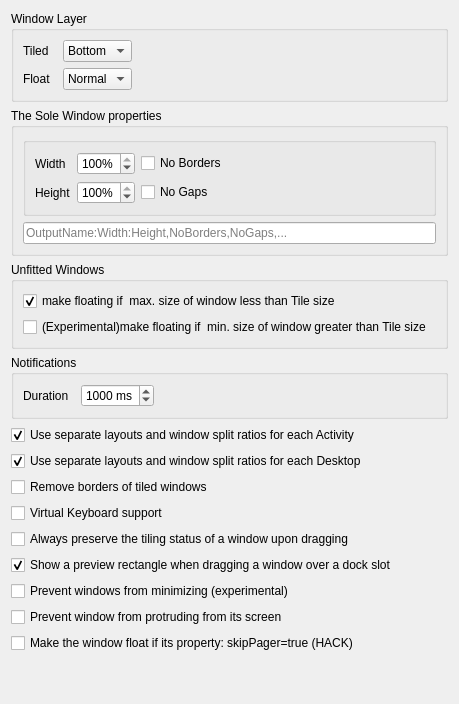
     <widget class="QWidget" name="_7_optionsTab">
      <attribute name="title">
       <string>Options</string>
      </attribute>
      <layout class="QVBoxLayout" name="verticalLayout">
       <item>
        <widget class="QGroupBox" name="GB_1_windowLayer">
         <property name="title">
          <string>Window Layer</string>
         </property>
         <layout class="QGridLayout" name="gridLayout_9">
          <item row="0" column="0" alignment="Qt::AlignmentFlag::AlignLeft">
           <widget class="QLabel" name="label_13">
            <property name="text">
             <string>Tiled</string>
            </property>
           </widget>
          </item>
          <item row="0" column="1">
           <widget class="QComboBox" name="kcfg_tiledWindowsLayer">
            <item>
             <property name="text">
              <string>Bottom</string>
             </property>
            </item>
            <item>
             <property name="text">
              <string>Normal</string>
             </property>
            </item>
            <item>
             <property name="text">
              <string>Above</string>
             </property>
            </item>
           </widget>
          </item>
          <item row="0" column="2">
           <spacer name="horizontalSpacer_2">
            <property name="orientation">
             <enum>Qt::Orientation::Horizontal</enum>
            </property>
            <property name="sizeHint" stdset="0">
             <size>
              <width>40</width>
              <height>20</height>
             </size>
            </property>
           </spacer>
          </item>
          <item row="1" column="0">
           <widget class="QLabel" name="label_14">
            <property name="text">
             <string>Float  </string>
            </property>
           </widget>
          </item>
          <item row="1" column="1">
           <widget class="QComboBox" name="kcfg_floatedWindowsLayer">
            <property name="currentIndex">
             <number>1</number>
            </property>
            <item>
             <property name="text">
              <string>Bottom</string>
             </property>
            </item>
            <item>
             <property name="text">
              <string>Normal</string>
             </property>
            </item>
            <item>
             <property name="text">
              <string>Above</string>
             </property>
            </item>
           </widget>
          </item>
         </layout>
        </widget>
       </item>
       <item>
        <widget class="QGroupBox" name="groupBox_4">
         <property name="title">
          <string>The Sole Window properties</string>
         </property>
         <layout class="QVBoxLayout" name="verticalLayout_17">
          <item>
           <widget class="QGroupBox" name="GB_2_soleWindowsProps">
            <property name="enabled">
             <bool>true</bool>
            </property>
            <property name="title">
             <string/>
            </property>
            <property name="flat">
             <bool>true</bool>
            </property>
            <layout class="QGridLayout" name="gridLayout_10">
             <item row="0" column="2">
              <widget class="QCheckBox" name="kcfg_soleWindowNoBorders">
               <property name="text">
                <string>No Borders</string>
               </property>
              </widget>
             </item>
             <item row="1" column="2">
              <widget class="QCheckBox" name="kcfg_soleWindowNoGaps">
               <property name="text">
                <string>No Gaps</string>
               </property>
              </widget>
             </item>
             <item row="1" column="0">
              <widget class="QLabel" name="label_16">
               <property name="text">
                <string>Height</string>
               </property>
              </widget>
             </item>
             <item row="0" column="3">
              <spacer name="horizontalSpacer_3">
               <property name="orientation">
                <enum>Qt::Orientation::Horizontal</enum>
               </property>
               <property name="sizeHint" stdset="0">
                <size>
                 <width>40</width>
                 <height>20</height>
                </size>
               </property>
              </spacer>
             </item>
             <item row="0" column="1" alignment="Qt::AlignmentFlag::AlignHCenter|Qt::AlignmentFlag::AlignVCenter">
              <widget class="QSpinBox" name="kcfg_soleWindowWidth">
               <property name="suffix">
                <string>%</string>
               </property>
               <property name="minimum">
                <number>1</number>
               </property>
               <property name="maximum">
                <number>100</number>
               </property>
               <property name="value">
                <number>100</number>
               </property>
              </widget>
             </item>
             <item row="0" column="0">
              <widget class="QLabel" name="label_15">
               <property name="text">
                <string>Width </string>
               </property>
              </widget>
             </item>
             <item row="1" column="1">
              <widget class="QSpinBox" name="kcfg_soleWindowHeight">
               <property name="suffix">
                <string>%</string>
               </property>
               <property name="minimum">
                <number>1</number>
               </property>
               <property name="maximum">
                <number>100</number>
               </property>
               <property name="value">
                <number>100</number>
               </property>
              </widget>
             </item>
            </layout>
            <widget class="QLabel" name="soleWindowOutputOverrideLabel">
             <property name="geometry">
              <rect>
               <x>8</x>
               <y>166</y>
               <width>262</width>
               <height>40</height>
              </rect>
             </property>
             <property name="text">
              <string>Output Override</string>
             </property>
            </widget>
            <zorder>soleWindowOutputOverrideLabel</zorder>
            <zorder>kcfg_soleWindowWidth</zorder>
            <zorder>label_15</zorder>
            <zorder>horizontalSpacer_3</zorder>
            <zorder>label_16</zorder>
            <zorder>kcfg_soleWindowHeight</zorder>
            <zorder>kcfg_soleWindowNoBorders</zorder>
            <zorder>kcfg_soleWindowNoGaps</zorder>
           </widget>
          </item>
          <item>
           <widget class="QLineEdit" name="kcfg_soleWindowOutputOverride">
            <property name="toolTip">
             <string>&lt;html&gt;&lt;head/&gt;&lt;body&gt;&lt;p&gt;Comma-separated list to override the default Sole Window properties parameters: OutputName:Width:Height:NoBorders:NoGaps. Width and Height in % and can be from 1 to 100, NoBorders and NoGaps can be 0 or 1. You can omit parameters for example &lt;span style=&quot; font-weight:700;&quot;&gt;DP-1:50&lt;/span&gt; means you override only width to 50% on &lt;span style=&quot; font-weight:700;&quot;&gt;DP-1&lt;/span&gt; monitor. &lt;/p&gt;&lt;p&gt;Note. If you enable the No Gap option, this means that width and height no longer matter.&lt;/p&gt;&lt;p&gt;&lt;br/&gt;Two monitors example:&lt;span style=&quot; font-weight:700;&quot;&gt; DP-1:::1:1,DP-2:80:70&lt;/span&gt;&lt;/p&gt;&lt;p&gt;on&lt;span style=&quot; font-weight:700;&quot;&gt; DP-1 &lt;/span&gt;no Borders nor Gaps, on DP-2: 80% Width and 70% Height&lt;/p&gt;&lt;/body&gt;&lt;/html&gt;</string>
            </property>
            <property name="placeholderText">
             <string>OutputName:Width:Height,NoBorders,NoGaps,...</string>
            </property>
           </widget>
          </item>
         </layout>
        </widget>
       </item>
       <item>
        <widget class="QGroupBox" name="GB_4_unfittedWindows">
         <property name="title">
          <string>Unfitted Windows</string>
         </property>
         <layout class="QVBoxLayout" name="verticalLayout_18">
          <item>
           <widget class="QCheckBox" name="kcfg_unfitLess">
            <property name="toolTip">
             <string>If enable make all windows floating if the maximum size to small for tile</string>
            </property>
            <property name="text">
             <string>make floating if  max. size of window less than Tile size </string>
            </property>
            <property name="checked">
             <bool>true</bool>
            </property>
           </widget>
          </item>
          <item>
           <widget class="QCheckBox" name="kcfg_unfitGreater">
            <property name="toolTip">
             <string>If enable make all windows floating if they minimum size to large for tile</string>
            </property>
            <property name="text">
             <string>(Experimental)make floating if  min. size of window greater than Tile size </string>
            </property>
            <property name="checked">
             <bool>false</bool>
            </property>
           </widget>
          </item>
         </layout>
        </widget>
       </item>
       <item>
        <widget class="QGroupBox" name="GB_5_Notifications">
         <property name="title">
          <string>Notifications</string>
         </property>
         <layout class="QGridLayout" name="gridLayout_12">
          <item row="1" column="1">
           <widget class="QSpinBox" name="kcfg_notificationDuration">
            <property name="toolTip">
             <string>&lt;html&gt;&lt;head/&gt;&lt;body&gt;&lt;p&gt;Set the time (in milliseconds) for how long a pop-up notification will remain visible before it automatically disappears. A value of 0 will disable notifications.&lt;/p&gt;&lt;/body&gt;&lt;/html&gt;</string>
            </property>
            <property name="suffix">
             <string> ms</string>
            </property>
            <property name="maximum">
             <number>9999</number>
            </property>
            <property name="singleStep">
             <number>100</number>
            </property>
            <property name="value">
             <number>1000</number>
            </property>
           </widget>
          </item>
          <item row="1" column="0">
           <widget class="QLabel" name="label_18">
            <property name="text">
             <string>Duration  </string>
            </property>
           </widget>
          </item>
          <item row="1" column="2">
           <spacer name="horizontalSpacer_4">
            <property name="orientation">
             <enum>Qt::Orientation::Horizontal</enum>
            </property>
            <property name="sizeHint" stdset="0">
             <size>
              <width>40</width>
              <height>20</height>
             </size>
            </property>
           </spacer>
          </item>
         </layout>
        </widget>
       </item>
       <item>
        <widget class="QCheckBox" name="kcfg_layoutPerActivity">
         <property name="toolTip">
          <string>All tiled windows will have no borders. Borders will be added back if window become float.</string>
         </property>
         <property name="text">
          <string>Use separate layouts and window split ratios for each Activity</string>
         </property>
         <property name="checked">
          <bool>true</bool>
         </property>
        </widget>
       </item>
       <item>
        <widget class="QCheckBox" name="kcfg_layoutPerDesktop">
         <property name="toolTip">
          <string>All tiled windows will have no borders. Borders will be added back if window become float.</string>
         </property>
         <property name="text">
          <string>Use separate layouts and window split ratios for each Desktop</string>
         </property>
         <property name="checked">
          <bool>true</bool>
         </property>
        </widget>
       </item>
       <item>
        <widget class="QCheckBox" name="kcfg_noTileBorder">
         <property name="toolTip">
          <string>All tiled windows will have no borders. Borders will be added back if window become float.</string>
         </property>
         <property name="text">
          <string>Remove borders of tiled windows</string>
         </property>
        </widget>
       </item>
       <item>
        <widget class="QCheckBox" name="kcfg_optVKeyboardSupport">
         <property name="text">
          <string>Virtual Keyboard support</string>
         </property>
        </widget>
       </item>
       <item>
        <widget class="QCheckBox" name="kcfg_keepTilingOnDrag">
         <property name="text">
          <string>Always preserve the tiling status of a window upon dragging</string>
         </property>
        </widget>
       </item>
       <item>
        <widget class="QCheckBox" name="kcfg_dragPreview">
         <property name="toolTip">
          <string>Draw a translucent rectangle at the dock slot a dragged window will occupy when the drag is over.</string>
         </property>
         <property name="text">
          <string>Show a preview rectangle when dragging a window over a dock slot</string>
         </property>
         <property name="checked">
          <bool>true</bool>
         </property>
        </widget>
       </item>
       <item>
        <widget class="QCheckBox" name="kcfg_preventMinimize">
         <property name="text">
          <string>Prevent windows from minimizing (experimental)</string>
         </property>
        </widget>
       </item>
       <item>
        <widget class="QCheckBox" name="kcfg_preventProtrusion">
         <property name="text">
          <string>Prevent window from protruding from its screen</string>
         </property>
        </widget>
       </item>
       <item>
        <widget class="QCheckBox" name="kcfg_floatSkipPagerWindows">
         <property name="toolTip">
          <string>&lt;html&gt;&lt;head/&gt;&lt;body&gt;&lt;p&gt;If enabled, all windows with property skipPager=true become floating. You can create KDE Window Rule and force  skipPager=true.&lt;/p&gt;&lt;/body&gt;&lt;/html&gt;</string>
         </property>
         <property name="text">
          <string>Make the window float if its property: skipPager=true (HACK)</string>
         </property>
        </widget>
       </item>
       <item>
        <spacer name="verticalSpacer_5">
         <property name="orientation">
          <enum>Qt::Orientation::Vertical</enum>
         </property>
         <property name="sizeHint" stdset="0">
          <size>
           <width>20</width>
           <height>40</height>
          </size>
         </property>
        </spacer>
       </item>
      </layout>
     </widget>
